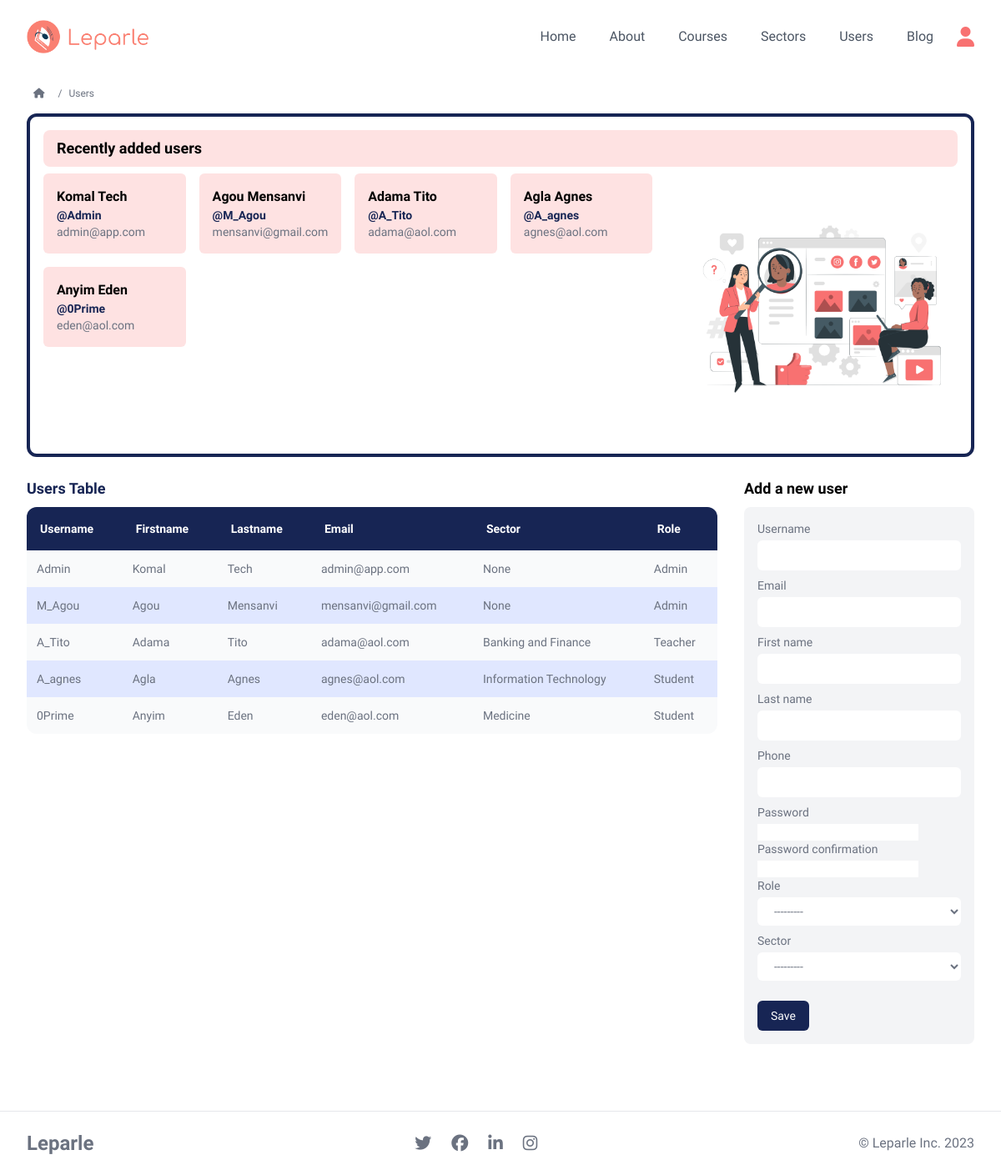
The page /accounts/users/ (signed in) on the database its author committed.
### accounts/models.py (models this page shows)
class CustomUser(AbstractBaseUser, PermissionsMixin):
    pass
    email = models.EmailField(db_index=True, unique=True, max_length=255)
    username = models.CharField(
        max_length=255,  blank=True, null=True)
    first_name = models.CharField(max_length=255)
    last_name = models.CharField(max_length=255)
    phone = models.CharField(max_length=255, blank=True, null=True)
    role = models.ForeignKey(
        Role, on_delete=models.CASCADE, blank=True, null=True,)
    sector = models.ForeignKey(
        Sector, on_delete=models.SET_NULL, blank=True, null=True,)
    is_active = models.BooleanField(default=True)
    is_staff = models.BooleanField(default=False)
    is_superuser = models.BooleanField(default=False)
    objects = CustomUserManager()
    USERNAME_FIELD = 'email'
    REQUIRED_FIELDS = []

class Role(models.Model):
    name = models.CharField(db_index=True, unique=True, max_length=255)
    description = models.TextField(blank=True, null=True)
    sec_level = models.IntegerField( default='0')
    def __str__(self):
        return self.name

### base/models.py (models this page shows, shortened)
class Sector(models.Model):
    name  = models.CharField(max_length=255, unique=True)
    description = models.TextField(blank=True, null=True)
    image = models.ImageField(blank=True, null=True, upload_to = 'sectors')
    def __str__(self):
        return self.name

### accounts/views.py (the view)
# urls.py: path('users/', users, name='users'),
@login_required(login_url='login')
def users(req):
    users = CustomUser.objects.all()
    ordering = ['last_name']
    form = NewUserForm()
    if req.method == 'POST':
        form = NewUserForm(req.POST)
        if form.is_valid():
            form.save()
            messages.success(req, "New user added successfully.")
            return redirect('users')
    context = {
        "users_page": "active",
        'title': 'users',
        'users': users,
        'ordering': ordering,
        'form': form,
    }
    return render(req, 'accounts/users.html', context)

### accounts/templates/accounts/users.html (shortened to what this page needs)
{% extends 'main.html' %} {% load static %} {% block content %}
<div class="px-8 w-full max-w-[1350px] mx-auto">
  <nav
    class="mx-auto py-2 flex gap-2 items-center text-xs w-full lg:max-w-[1350px]"
  >
    <a
      class="p-2 hover:bg-gray-100 hover:text-blue-950 rounded-full transition ease-in duration-200"
      href="{% url 'home' %}"
      ><i class="fa-solid fa-house"></i>
    </a>
    /
    <a
      class="hover:text-blue-950 hover:underline transition ease-in duration-200"
      href="{% url 'users' %}"
      >Users</a
    >
  </nav>
  <div class="mb-4 border border-4 border-blue-950 p-4 rounded-xl">
    <h1
      class="mb-2 text-black text-lg font-bold bg-red-100 px-4 py-2 rounded-lg"
    >
      Recently added users
    </h1>
    <div class="flex flex-col md:flex-row justify-between items-start">
      <div class="grid grid-cols-2 lg:grid-cols-4 gap-4">
        {% for e in users %}
        <a href="{% url 'user_profile' e.id  %}">
          <div class="p-4 bg-red-100 h-100 rounded-md hover:shadow-md">
            <h3 class="font-bold text-black text-md">
              {{e.first_name}} {{e.last_name}}
            </h3>
            <h3 class="font-bold text-blue-950 text-sm">@{{e.username}}</h3>
            <h3 class="text-sm">{{e.email}}</h3>
          </div>
        </a>
        {% endfor %}
      </div>
      <img
        class="h-80"
        src="{% static 'imgs/pana-users.png' %}"
        alt="welcome image"
      />
    </div>
  </div>
  <div class="mt-6 flex flex-col lg:flex-row justify-between gap-8">
    <div class="flex flex-col w-full">
      <h3 class="mb-2 text-blue-950 text-lg font-bold">Users Table</h3>
      <div class="overflow-auto rounded-xl text-sm bg-gray-50">
        <table class="w-full text-left db-table">
          <thead class="bg-blue-950 text-white">
            <tr>
              <th class="p-4 text-sm">Username</th>
              <th class="p-4 text-sm">Firstname</th>
              <th class="p-4 text-sm">Lastname</th>
              <th class="p-4 text-sm">Email</th>
              <th class="p-4 text-sm">Sector</th>
              <th class="p-4 text-sm">Role</th>
            </tr>
          </thead>
          <tbody>
            {% for e in users %}
            <tr
              class="text-gray-500 hover:text-black cursor-pointer transition-all duration-50"
            >
              <td class="p-3">{{e.username}}</td>
              <td class="p-3">{{e.first_name}}</td>
              <td class="p-3">{{e.last_name}}</td>
              <td class="p-3">{{e.email}}</td>
              <td class="p-3">{{e.sector}}</td>
              <td class="p-3">{{e.role}}</td>
            </tr>
            {% endfor %}
          </tbody>
        </table>
      </div>
    </div>
    {% if request.user.role.sec_level >= 3 %}
    <div class="flex flex-col xs:w-full lg:w-2/6">
      <h3 class="mb-2 text-black text-lg font-bold">Add a new user</h3>
      <form
        class="p-4 w-full bg-gray-100 rounded-lg text-sm"
        method="POST"
        action=""
        enctype="multipart/form-data"
      >
        {% csrf_token %} {% for field in form %}
        <div>
          <h3 class="mb-1">{{field.label}}</h3>
          {{field}}
        </div>
        {% endfor %}
        <input
          class="mt-4 px-4 py-2 bg-blue-950 hover:bg-red-400 text-white rounded-md cursor-pointer"
          type="submit"
          value="Save"
        />
      </form>
    </div>
    {% endif %}
  </div>
</div>
{% endblock %}

### templates/main.html (shortened to what this page needs)
{% load static %}
<!DOCTYPE html>
<html lang="en">
  <head>
    <script src="https://cdn.tailwindcss.com"></script>
    <link href="{% static 'styles.css' %}" rel="stylesheet" />
  </head>
  <body class="flex flex-col bg-white text-gray-500 max-w-full mx-auto">
    {% include 'navbar.html' %}
    {% block content %} {% endblock %}
    {% include 'footer.html' %}
  </body>
</html>

### templates/navbar.html (shortened to what this page needs)
{% load static %}
<nav class="text-gray-600 py-4">
  <div
    class="px-8 w-full max-w-[1350px] mx-auto lg:flex lg:items-center justify-between"
  >
    <div class="flex items-center justify-between">
      <a href="{% url 'home' %}">
        <img
          class="h-10"
          src="{% static 'imgs/leparle-lng.png' %}"
          alt="Leparle"
        />
      </a>
    </div>
    <div class="hidden lg:flex lg:mt-0 items-center" id="navlinks">
      <ul class="flex flex-col lg:flex-row gap-4 justify-between menu-list">
        <a
          href="{% url 'home' %}"
          class="hover:text-black px-3 py-2 my-2 w-full"
          >Home</a
        >
        <a
          href="{% url 'about' %}"
          class="hover:text-black px-3 py-2 my-2 w-full"
          >About</a
        >
        <a
          href="{% url 'courses' %}"
          class="hover:text-black px-3 py-2 my-2 w-full"
          >Courses</a
        >
        {% if user.role.sec_level >= 3 %}
        <a
          href="{% url 'sectors' %}"
          class="hover:text-black px-3 py-2 my-2 w-full"
          >Sectors</a
        >
        <a
          href="{% url 'users' %}"
          class="hover:text-black px-3 py-2 my-2 w-full"
          >Users</a
        >
        {% endif %}
        <a
          href="{% url 'blog' %}"
          class="hover:text-black px-3 py-2 my-2 w-full"
          >Blog</a
        >
      </ul>
      {% if user.is_authenticated %}
      <div
          class="lg:ml-4"
        >
          <div class="relative">
                <button
              type="button"
              class=""
              name="dropdownBtn"
              id="dropdownBtn"
              aria-expanded="false"
              aria-haspopup="true"
              onclick="toggleDropdown(this)"
            >
            <i class="fa-solid fa-user text-red-400 text-2xl"></i>
            </button>
          </div>
      </div>
      {% else %}
      <a
      class="lg:ml-4 px-4 py-1 rounded-full border border-2 border-white bg-red-400 text-white transition ease-in duration-200"
      href="{% url 'login' %}"
      >Login</a>
      {% endif %}
    </div>
  </div>
</nav>

### templates/footer.html
<div class="bg-white text-gray-500 py-4">
  <div
    class="px-8 max-w-[1350px] mx-auto grid grid-cols-2 md:flex justify-between items-center"
  >
    <a href="{% url 'home' %}" class="text-2xl font-black">Leparle</a>
    <ul class="flex items-center">
      <a
        href=""
        class="px-3 py-2 rounded-full bg-transparent hover:text-blue-950 hover:bg-gray-100"
      >
        <i class="text-xl fa-brands fa-twitter"></i>
      </a>
      <a
        href=""
        class="px-3 py-2 rounded-full bg-transparent hover:text-blue-950 hover:bg-gray-100"
      >
        <i class="text-xl fa-brands fa-facebook"></i>
      </a>
      <a
        href=""
        class="px-3 py-2 rounded-full bg-transparent hover:text-blue-950 hover:bg-gray-100"
      >
        <i class="text-xl fa-brands fa-linkedin-in"></i>
      </a>
      <a
        href=""
        class="px-3 py-2 rounded-full bg-transparent hover:text-blue-950 hover:bg-gray-100"
      >
        <i class="text-xl fa-brands fa-instagram"></i>
      </a>
    </ul>
    <span> © Leparle Inc. {% now "Y" %} </span>
  </div>
</div>

### static/styles.css (style rules this page uses)
html { scroll-behavior: smooth; box-sizing: border-box; }
.db-table { border-collapse: collapse; }
.db-table tbody tr:nth-of-type(even) { background-color: #e0e7ff; }

### templates/main.html (style rules this page uses)
body { font-family: "Comfortaa", serif; }

### rows shown on the page
CustomUser: first_name "Komal", last_name "Tech", username "Admin", email "admin@app.com", sector "None", role "Admin"
CustomUser: first_name "Agou", last_name "Mensanvi", username "M_Agou", email "mensanvi@gmail.com", sector "None", role "Admin"
CustomUser: first_name "Adama", last_name "Tito", username "A_Tito", email "adama@aol.com", sector "Banking and Finance", role "Teacher"
CustomUser: first_name "Agla", last_name "Agnes", username "A_agnes", email "agnes@aol.com", sector "Information Technology", role "Student"
CustomUser: first_name "Anyim", last_name "Eden", username "0Prime", email "eden@aol.com", sector "Medicine", role "Student"

### other values the page prints
{{ field.label }} "Username" "Email" "First name" "Last name" "Phone" "Password" "Password confirmation" "Role" "Sector"
